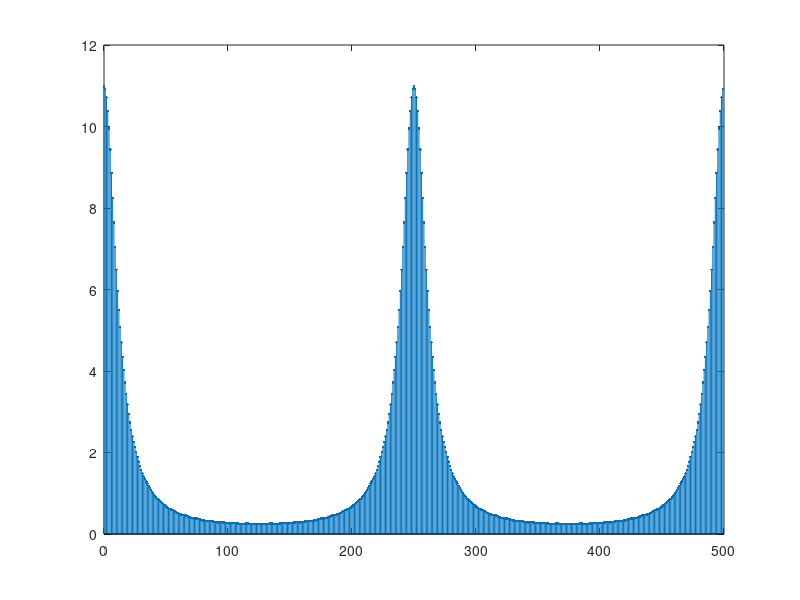
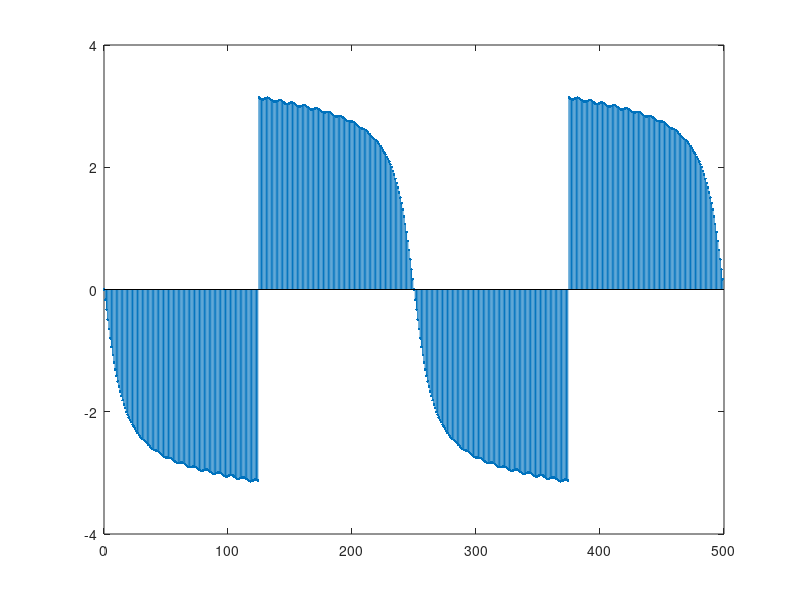

These figures' MATLAB source, in order:
clear;
m=5;
xm = zeros(1,50*m);

for j=0:m-1
for i=1:26
    xm(1,i+50*j)=(i+50*j-1)*exp(-0.3*(i+50*j-1));
end
end

Xm=fft(xm);
Xm=[Xm Xm];
km=0:(100*m-1);
hm=abs(Xm);
pham=angle(Xm);

figure;

stem(km,hm,'.');


figure;
stem(km,pham,'.');
